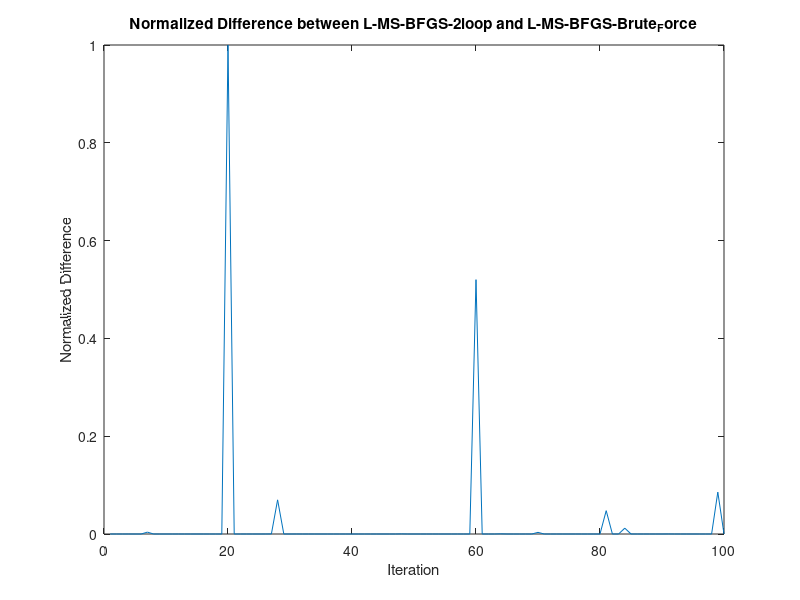

This figure's MATLAB source:
% manual debugging
% just ramdomly make a matrix and try to debug it
n = 100;
m = 5;
max_iter = 100;
diff = zeros(max_iter,1);

for iter = 1:max_iter  %iteration

    %% ------- initialization ------- %%
    % ramdomly make Sk and Yk
    Sk = cell(1, m);
    Yk = cell(1, m); 
    for j = 1:m
        Sk{j} = rand(n, m);
        Yk{j} = rand(n, m);
    end

    % define the gradient 
    gk = rand(n, 1);

    % define the gamma
    s_km1 = Sk{end}(:, end); y_km1 = Yk{end}(:, end);
    gamma = (y_km1(:,end)'*s_km1(:,end))/(y_km1(:,end)'*y_km1(:,end));


    %% --------- L-MS-BFGS-2loop recursion --------- %%
    q = gk;
    Winv = cell(m,1);
    for i=1:m
        L = size(Yk{i},2);
        Winv{i} = (Yk{i}'*Sk{i})\eye(L);
    end
    for j = m:-1:1
        alpha{j} = Winv{j}'*Sk{j}'*q;
        q = q - Yk{j}*alpha{j};
    end
    r = gamma*q;
    for j = 1:m
        beta = Winv{j}*(Yk{j}'*r); % scalar
        r = r + ( Sk{j} * (alpha{j}-beta) );
    end
    Hkgk_2loop = r + 0;
    

    %% ---------- L-MS-BFGS-Brute_Force ---------- %%
    H = gamma*eye(n); % initialization of the H0
    for i=1:m
        L = size(Yk{i},2);
        W = (Yk{i}'*Sk{i})\eye(L);
        V = eye(n) - Yk{i}*W'*Sk{i}';
        H = V'*H*V + Sk{i}*W'*Sk{i}';
    end
    Hkgk_brute_force = H*gk;

    diff(iter) = norm(Hkgk_2loop - Hkgk_brute_force);
    diff_normalized = (diff - min(diff)) / (max(diff) - min(diff));
end

% Plot the normalized diff array
figure;
plot(diff_normalized);
title('Normalized Difference between L-MS-BFGS-2loop and L-MS-BFGS-Brute_Force');
xlabel('Iteration');
ylabel('Normalized Difference');